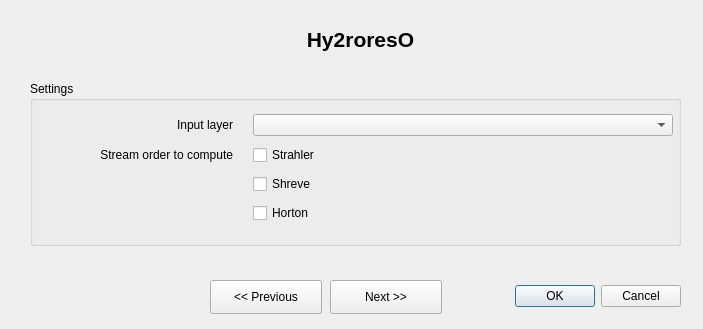
<?xml version="1.0" encoding="UTF-8"?>
<!--*******************************************************************************
#*******************************************************************************
# This plugin is released under the 3-Clause BSD License
#
# see license-3-Clause-BSD.txt
#
# see <a href="https://opensource.org/licenses/BSD-3-Clause">https://opensource.org/licenses/BSD-3-Clause</a>
#
# @author Michaël Gaudin, Alice Gonnaud, Guillaume Vasseur
#
# @copyright 2018 - Michaël Gaudin, Alice Gonnaud, Guillaume Vasseur, ENSG
#*****************************************************************************/
-->
<ui version="4.0">
 <class>HydroresoDialogBase</class>
 <widget class="QDialog" name="HydroresoDialogBase">
  <property name="geometry">
   <rect>
    <x>0</x>
    <y>0</y>
    <width>703</width>
    <height>329</height>
   </rect>
  </property>
  <property name="windowTitle">
   <string>Hy2roresO</string>
  </property>
  <property name="locale">
   <locale language="English" country="UnitedKingdom"/>
  </property>
  <widget class="QDialogButtonBox" name="button_box">
   <property name="geometry">
    <rect>
     <x>340</x>
     <y>280</y>
     <width>341</width>
     <height>32</height>
    </rect>
   </property>
   <property name="locale">
    <locale language="English" country="UnitedKingdom"/>
   </property>
   <property name="orientation">
    <enum>Qt::Horizontal</enum>
   </property>
   <property name="standardButtons">
    <set>QDialogButtonBox::Cancel|QDialogButtonBox::Ok</set>
   </property>
  </widget>
  <widget class="QLabel" name="title_label">
   <property name="geometry">
    <rect>
     <x>270</x>
     <y>20</y>
     <width>181</width>
     <height>39</height>
    </rect>
   </property>
   <property name="text">
    <string>&lt;!DOCTYPE HTML PUBLIC &quot;-//W3C//DTD HTML 4.0//EN&quot; &quot;http://www.w3.org/TR/REC-html40/strict.dtd&quot;&gt;
&lt;html&gt;&lt;head&gt;&lt;meta name=&quot;qrichtext&quot; content=&quot;1&quot; /&gt;&lt;style type=&quot;text/css&quot;&gt;
p, li { white-space: pre-wrap; }
&lt;/style&gt;&lt;/head&gt;&lt;body style=&quot; font-family:'MS Shell Dlg 2'; font-size:8pt; font-weight:400; font-style:normal;&quot;&gt;
&lt;p style=&quot; margin-top:0px; margin-bottom:0px; margin-left:0px; margin-right:0px; -qt-block-indent:0; text-indent:0px;&quot;&gt;&lt;span style=&quot; font-family:'Sans Serif'; font-size:16pt; font-weight:600;&quot;&gt;Hy2roresO&lt;/span&gt;&lt;/p&gt;&lt;/body&gt;&lt;/html&gt;</string>
   </property>
   <property name="alignment">
    <set>Qt::AlignCenter</set>
   </property>
  </widget>
  <widget class="QPushButton" name="buttonNext">
   <property name="geometry">
    <rect>
     <x>330</x>
     <y>280</y>
     <width>112</width>
     <height>34</height>
    </rect>
   </property>
   <property name="text">
    <string>Next &gt;&gt;</string>
   </property>
  </widget>
  <widget class="QStackedWidget" name="stackedWidget">
   <property name="geometry">
    <rect>
     <x>30</x>
     <y>70</y>
     <width>651</width>
     <height>201</height>
    </rect>
   </property>
   <property name="frameShape">
    <enum>QFrame::NoFrame</enum>
   </property>
   <property name="frameShadow">
    <enum>QFrame::Plain</enum>
   </property>
   <property name="currentIndex">
    <number>0</number>
   </property>
   <widget class="QWidget" name="page1">
    <layout class="QGridLayout" name="gridLayout_21">
     <property name="leftMargin">
      <number>0</number>
     </property>
     <property name="topMargin">
      <number>0</number>
     </property>
     <property name="rightMargin">
      <number>0</number>
     </property>
     <property name="bottomMargin">
      <number>13</number>
     </property>
     <property name="horizontalSpacing">
      <number>9</number>
     </property>
     <item row="1" column="0">
      <widget class="QGroupBox" name="groupBox_1">
       <property name="sizePolicy">
        <sizepolicy hsizetype="Expanding" vsizetype="Fixed">
         <horstretch>0</horstretch>
         <verstretch>0</verstretch>
        </sizepolicy>
       </property>
       <property name="title">
        <string>Settings</string>
       </property>
       <layout class="QGridLayout" name="gridLayout_31">
        <property name="leftMargin">
         <number>0</number>
        </property>
        <property name="topMargin">
         <number>13</number>
        </property>
        <property name="rightMargin">
         <number>5</number>
        </property>
        <property name="bottomMargin">
         <number>20</number>
        </property>
        <property name="horizontalSpacing">
         <number>20</number>
        </property>
        <property name="verticalSpacing">
         <number>9</number>
        </property>
        <item row="5" column="1">
         <widget class="QCheckBox" name="checkBox_horton">
          <property name="text">
           <string>Horton</string>
          </property>
          <property name="checked">
           <bool>false</bool>
          </property>
         </widget>
        </item>
        <item row="2" column="1">
         <widget class="QCheckBox" name="checkBox_strahler">
          <property name="text">
           <string>Strahler</string>
          </property>
          <property name="checked">
           <bool>false</bool>
          </property>
         </widget>
        </item>
        <item row="1" column="0">
         <widget class="QLabel" name="label_1">
          <property name="minimumSize">
           <size>
            <width>0</width>
            <height>0</height>
           </size>
          </property>
          <property name="maximumSize">
           <size>
            <width>16772215</width>
            <height>16777215</height>
           </size>
          </property>
          <property name="text">
           <string>Input layer</string>
          </property>
          <property name="alignment">
           <set>Qt::AlignRight|Qt::AlignTrailing|Qt::AlignVCenter</set>
          </property>
          <property name="buddy">
           <cstring></cstring>
          </property>
         </widget>
        </item>
        <item row="2" column="0">
         <widget class="QLabel" name="label_2">
          <property name="minimumSize">
           <size>
            <width>0</width>
            <height>0</height>
           </size>
          </property>
          <property name="maximumSize">
           <size>
            <width>16777215</width>
            <height>16777215</height>
           </size>
          </property>
          <property name="text">
           <string>Stream order to compute</string>
          </property>
          <property name="alignment">
           <set>Qt::AlignRight|Qt::AlignTrailing|Qt::AlignVCenter</set>
          </property>
          <property name="buddy">
           <cstring></cstring>
          </property>
         </widget>
        </item>
        <item row="1" column="1" colspan="2">
         <widget class="QComboBox" name="comboBox_layers">
          <property name="sizePolicy">
           <sizepolicy hsizetype="Expanding" vsizetype="Fixed">
            <horstretch>0</horstretch>
            <verstretch>0</verstretch>
           </sizepolicy>
          </property>
         </widget>
        </item>
        <item row="4" column="1">
         <widget class="QCheckBox" name="checkBox_shreve">
          <property name="text">
           <string>Shreve</string>
          </property>
          <property name="checked">
           <bool>false</bool>
          </property>
         </widget>
        </item>
       </layout>
      </widget>
     </item>
    </layout>
   </widget>
   <widget class="QWidget" name="page2">
    <layout class="QGridLayout" name="gridLayout_22">
     <property name="leftMargin">
      <number>0</number>
     </property>
     <property name="topMargin">
      <number>0</number>
     </property>
     <property name="rightMargin">
      <number>0</number>
     </property>
     <item row="0" column="0">
      <widget class="QGroupBox" name="groupBox_2">
       <property name="sizePolicy">
        <sizepolicy hsizetype="Expanding" vsizetype="Fixed">
         <horstretch>0</horstretch>
         <verstretch>0</verstretch>
        </sizepolicy>
       </property>
       <property name="title">
        <string>Advanced settings (not mandatory)</string>
       </property>
       <layout class="QGridLayout" name="gridLayout_32">
        <property name="leftMargin">
         <number>13</number>
        </property>
        <property name="horizontalSpacing">
         <number>9</number>
        </property>
        <item row="3" column="1">
         <widget class="QComboBox" name="qcombobox_3">
          <property name="sizePolicy">
           <sizepolicy hsizetype="Expanding" vsizetype="Fixed">
            <horstretch>0</horstretch>
            <verstretch>0</verstretch>
           </sizepolicy>
          </property>
         </widget>
        </item>
        <item row="1" column="1">
         <widget class="QComboBox" name="qcombobox_1">
          <property name="sizePolicy">
           <sizepolicy hsizetype="Expanding" vsizetype="Fixed">
            <horstretch>0</horstretch>
            <verstretch>0</verstretch>
           </sizepolicy>
          </property>
         </widget>
        </item>
        <item row="2" column="0">
         <widget class="QLabel" name="label_alti_beg">
          <property name="text">
           <string>Initial altitude field</string>
          </property>
         </widget>
        </item>
        <item row="2" column="1">
         <widget class="QComboBox" name="qcombobox_2">
          <property name="sizePolicy">
           <sizepolicy hsizetype="Expanding" vsizetype="Fixed">
            <horstretch>0</horstretch>
            <verstretch>0</verstretch>
           </sizepolicy>
          </property>
         </widget>
        </item>
        <item row="3" column="0">
         <widget class="QLabel" name="label_alti_end">
          <property name="text">
           <string>Final altitude field</string>
          </property>
         </widget>
        </item>
        <item row="1" column="0">
         <widget class="QLabel" name="label_name">
          <property name="text">
           <string>Name field</string>
          </property>
         </widget>
        </item>
       </layout>
      </widget>
     </item>
    </layout>
   </widget>
   <widget class="QWidget" name="page3">
    <layout class="QGridLayout" name="gridLayout_25">
     <property name="topMargin">
      <number>32</number>
     </property>
     <item row="8" column="2">
      <widget class="QPushButton" name="btnBrowse_1">
       <property name="text">
        <string>Browse...</string>
       </property>
       <property name="checkable">
        <bool>false</bool>
       </property>
       <property name="checked">
        <bool>false</bool>
       </property>
      </widget>
     </item>
     <item row="8" column="1">
      <widget class="QLineEdit" name="output_layer">
       <property name="dragEnabled">
        <bool>true</bool>
       </property>
      </widget>
     </item>
     <item row="1" column="0" colspan="3">
      <widget class="QCheckBox" name="checkBox_addReverseField">
       <property name="text">
        <string>Add a boolean field 'Reversed' to the layer</string>
       </property>
       <property name="checked">
        <bool>true</bool>
       </property>
      </widget>
     </item>
     <item row="8" column="0">
      <widget class="QLabel" name="label_3">
       <property name="minimumSize">
        <size>
         <width>0</width>
         <height>0</height>
        </size>
       </property>
       <property name="maximumSize">
        <size>
         <width>16777215</width>
         <height>16777215</height>
        </size>
       </property>
       <property name="text">
        <string>Path to output layer</string>
       </property>
       <property name="alignment">
        <set>Qt::AlignRight|Qt::AlignTrailing|Qt::AlignVCenter</set>
       </property>
       <property name="buddy">
        <cstring></cstring>
       </property>
      </widget>
     </item>
     <item row="7" column="0">
      <widget class="QCheckBox" name="checkBox_saveLayer">
       <property name="text">
        <string>Save the output layer</string>
       </property>
       <property name="checked">
        <bool>false</bool>
       </property>
      </widget>
     </item>
     <item row="0" column="0" colspan="3">
      <widget class="QCheckBox" name="checkBox_reverse">
       <property name="text">
        <string>Autorize the algorithm to reverse streams</string>
       </property>
       <property name="checked">
        <bool>true</bool>
       </property>
      </widget>
     </item>
     <item row="9" column="0" colspan="3">
      <spacer name="verticalSpacer">
       <property name="orientation">
        <enum>Qt::Vertical</enum>
       </property>
       <property name="sizeHint" stdset="0">
        <size>
         <width>20</width>
         <height>40</height>
        </size>
       </property>
      </spacer>
     </item>
    </layout>
   </widget>
   <widget class="QWidget" name="page4">
    <layout class="QGridLayout" name="gridLayout_24">
     <item row="0" column="0">
      <widget class="QPlainTextEdit" name="credits">
       <property name="plainText">
        <string>Hy2roresO
A QGIS plugin that compute Strahler, Shreve and Horton stream orders.

Work realised during a project by three students of the Ecole Nationale des Sciences Géographiques (ENSG).
2018 - A. Gonnaud, M. Gaudin, G.Vasseur</string>
       </property>
      </widget>
     </item>
    </layout>
   </widget>
  </widget>
  <widget class="QPushButton" name="buttonPrevious">
   <property name="geometry">
    <rect>
     <x>210</x>
     <y>280</y>
     <width>112</width>
     <height>34</height>
    </rect>
   </property>
   <property name="text">
    <string>&lt;&lt; Previous</string>
   </property>
  </widget>
 </widget>
 <resources/>
 <connections>
  <connection>
   <sender>button_box</sender>
   <signal>accepted()</signal>
   <receiver>HydroresoDialogBase</receiver>
   <slot>accept()</slot>
   <hints>
    <hint type="sourcelabel">
     <x>20</x>
     <y>20</y>
    </hint>
    <hint type="destinationlabel">
     <x>20</x>
     <y>20</y>
    </hint>
   </hints>
  </connection>
  <connection>
   <sender>button_box</sender>
   <signal>rejected()</signal>
   <receiver>HydroresoDialogBase</receiver>
   <slot>reject()</slot>
   <hints>
    <hint type="sourcelabel">
     <x>20</x>
     <y>20</y>
    </hint>
    <hint type="destinationlabel">
     <x>20</x>
     <y>20</y>
    </hint>
   </hints>
  </connection>
 </connections>
</ui>
